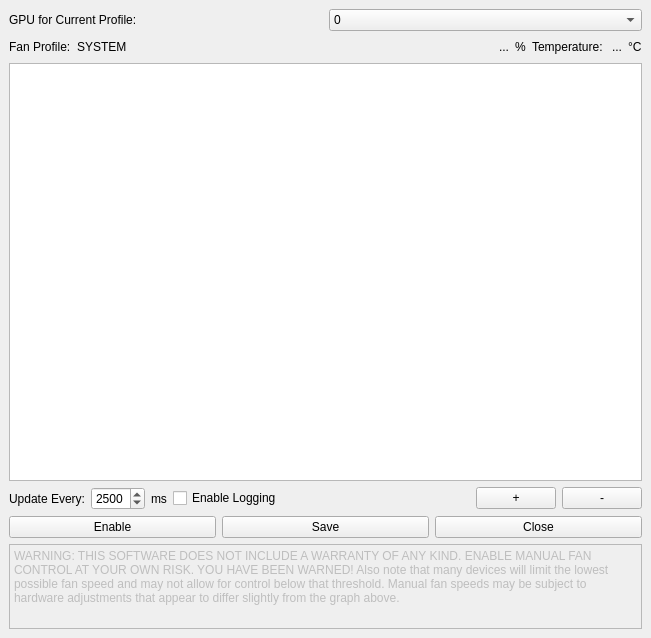
<?xml version="1.0" encoding="UTF-8"?>
<ui version="4.0">
 <class>MainWindow</class>
 <widget class="QMainWindow" name="MainWindow">
  <property name="geometry">
   <rect>
    <x>0</x>
    <y>0</y>
    <width>651</width>
    <height>638</height>
   </rect>
  </property>
  <property name="windowTitle">
   <string>amdgpu-fan-ctl</string>
  </property>
  <property name="windowIcon">
   <iconset>
    <normaloff>media/amd.svg</normaloff>media/amd.svg</iconset>
  </property>
  <widget class="QWidget" name="centralwidget">
   <layout class="QGridLayout" name="gridLayout_2">
    <item row="0" column="0">
     <layout class="QHBoxLayout" name="horizontalLayout_3">
      <item>
       <widget class="QLabel" name="labelGPUforCurrentProfileLabel">
        <property name="sizePolicy">
         <sizepolicy hsizetype="Minimum" vsizetype="Fixed">
          <horstretch>0</horstretch>
          <verstretch>0</verstretch>
         </sizepolicy>
        </property>
        <property name="text">
         <string>GPU for Current Profile:</string>
        </property>
       </widget>
      </item>
      <item>
       <widget class="QComboBox" name="comboBoxCardIndex">
        <item>
         <property name="text">
          <string>0</string>
         </property>
        </item>
       </widget>
      </item>
     </layout>
    </item>
    <item row="1" column="0">
     <layout class="QHBoxLayout" name="horizontalLayout">
      <item>
       <widget class="QLabel" name="labelFanProfileLabel">
        <property name="text">
         <string>Fan Profile:</string>
        </property>
       </widget>
      </item>
      <item>
       <widget class="QLabel" name="labelFanProfileStatus">
        <property name="text">
         <string>SYSTEM</string>
        </property>
       </widget>
      </item>
      <item>
       <spacer name="horizontalSpacer">
        <property name="orientation">
         <enum>Qt::Horizontal</enum>
        </property>
        <property name="sizeHint" stdset="0">
         <size>
          <width>40</width>
          <height>20</height>
         </size>
        </property>
       </spacer>
      </item>
      <item>
       <widget class="QLabel" name="labelCurrentFan">
        <property name="text">
         <string>...</string>
        </property>
       </widget>
      </item>
      <item>
       <widget class="QLabel" name="labelFanRPMLabel">
        <property name="text">
         <string>%</string>
        </property>
       </widget>
      </item>
      <item>
       <widget class="QLabel" name="labelTemperatureLabel">
        <property name="sizePolicy">
         <sizepolicy hsizetype="Minimum" vsizetype="Minimum">
          <horstretch>0</horstretch>
          <verstretch>0</verstretch>
         </sizepolicy>
        </property>
        <property name="text">
         <string>Temperature: </string>
        </property>
       </widget>
      </item>
      <item>
       <widget class="QLabel" name="labelCurrentTemp">
        <property name="text">
         <string>...</string>
        </property>
       </widget>
      </item>
      <item>
       <widget class="QLabel" name="labelDegreesCLabel">
        <property name="text">
         <string>°C</string>
        </property>
       </widget>
      </item>
     </layout>
    </item>
    <item row="2" column="0">
     <widget class="PlotWidget" name="graphicsView"/>
    </item>
    <item row="3" column="0">
     <layout class="QHBoxLayout" name="horizontalLayout_2">
      <item>
       <widget class="QLabel" name="labelUpdateEveryLabel">
        <property name="text">
         <string>Update Every:</string>
        </property>
       </widget>
      </item>
      <item>
       <widget class="QSpinBox" name="spinBoxInterval">
        <property name="minimum">
         <number>50</number>
        </property>
        <property name="maximum">
         <number>5000</number>
        </property>
        <property name="singleStep">
         <number>500</number>
        </property>
        <property name="value">
         <number>2500</number>
        </property>
       </widget>
      </item>
      <item>
       <widget class="QLabel" name="labelSLabel">
        <property name="text">
         <string>ms</string>
        </property>
       </widget>
      </item>
      <item>
       <widget class="QCheckBox" name="checkBoxEnableLogging">
        <property name="text">
         <string>Enable Logging</string>
        </property>
       </widget>
      </item>
      <item>
       <spacer name="horizontalSpacer_3">
        <property name="orientation">
         <enum>Qt::Horizontal</enum>
        </property>
        <property name="sizeHint" stdset="0">
         <size>
          <width>40</width>
          <height>18</height>
         </size>
        </property>
       </spacer>
      </item>
      <item>
       <widget class="QPushButton" name="pushButtonAdd">
        <property name="enabled">
         <bool>true</bool>
        </property>
        <property name="sizePolicy">
         <sizepolicy hsizetype="Fixed" vsizetype="Fixed">
          <horstretch>0</horstretch>
          <verstretch>0</verstretch>
         </sizepolicy>
        </property>
        <property name="text">
         <string>+</string>
        </property>
       </widget>
      </item>
      <item>
       <widget class="QPushButton" name="pushButtonRemove">
        <property name="enabled">
         <bool>true</bool>
        </property>
        <property name="sizePolicy">
         <sizepolicy hsizetype="Fixed" vsizetype="Fixed">
          <horstretch>0</horstretch>
          <verstretch>0</verstretch>
         </sizepolicy>
        </property>
        <property name="text">
         <string>-</string>
        </property>
       </widget>
      </item>
     </layout>
    </item>
    <item row="4" column="0">
     <layout class="QGridLayout" name="gridLayout">
      <item row="0" column="0">
       <widget class="QPushButton" name="pushButtonEnable">
        <property name="text">
         <string>Enable</string>
        </property>
        <property name="checkable">
         <bool>true</bool>
        </property>
        <property name="checked">
         <bool>false</bool>
        </property>
       </widget>
      </item>
      <item row="0" column="1">
       <widget class="QPushButton" name="pushButtonSave">
        <property name="text">
         <string>Save</string>
        </property>
       </widget>
      </item>
      <item row="0" column="2">
       <widget class="QPushButton" name="pushButtonClose">
        <property name="text">
         <string>Close</string>
        </property>
       </widget>
      </item>
     </layout>
    </item>
    <item row="5" column="0">
     <widget class="QPlainTextEdit" name="plainTextEdit">
      <property name="enabled">
       <bool>false</bool>
      </property>
      <property name="maximumSize">
       <size>
        <width>16777215</width>
        <height>85</height>
       </size>
      </property>
      <property name="lineWrapMode">
       <enum>QPlainTextEdit::WidgetWidth</enum>
      </property>
      <property name="plainText">
       <string>WARNING: THIS SOFTWARE DOES NOT INCLUDE A WARRANTY OF ANY KIND. ENABLE MANUAL FAN CONTROL AT YOUR OWN RISK. YOU HAVE BEEN WARNED! Also note that many devices will limit the lowest possible fan speed and may not allow for control below that threshold. Manual fan speeds may be subject to hardware adjustments that appear to differ slightly from the graph above.</string>
      </property>
     </widget>
    </item>
   </layout>
  </widget>
 </widget>
 <customwidgets>
  <customwidget>
   <class>PlotWidget</class>
   <extends>QGraphicsView</extends>
   <header>pyqtgraph</header>
  </customwidget>
 </customwidgets>
 <resources/>
 <connections/>
</ui>
